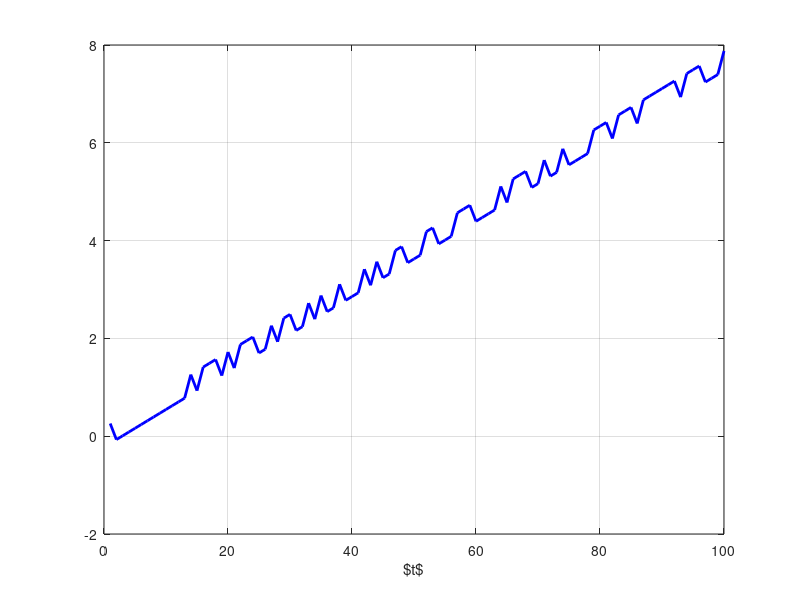
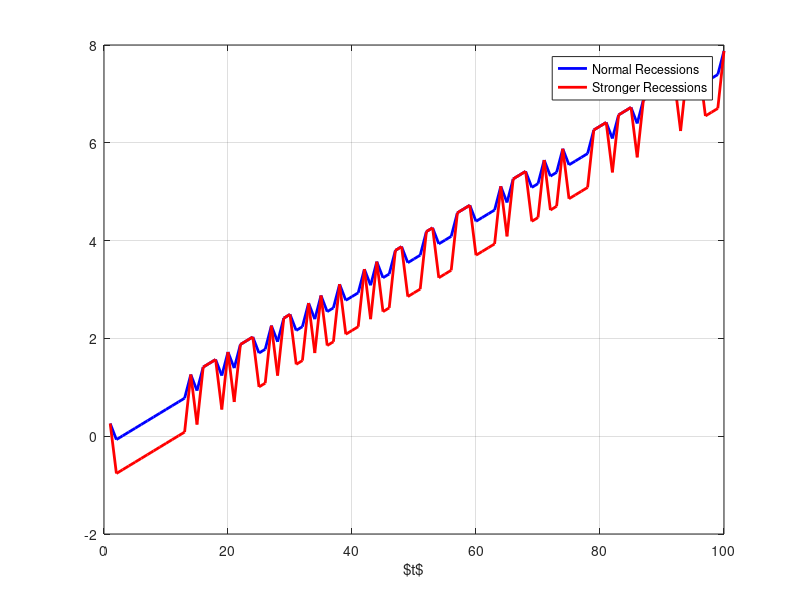
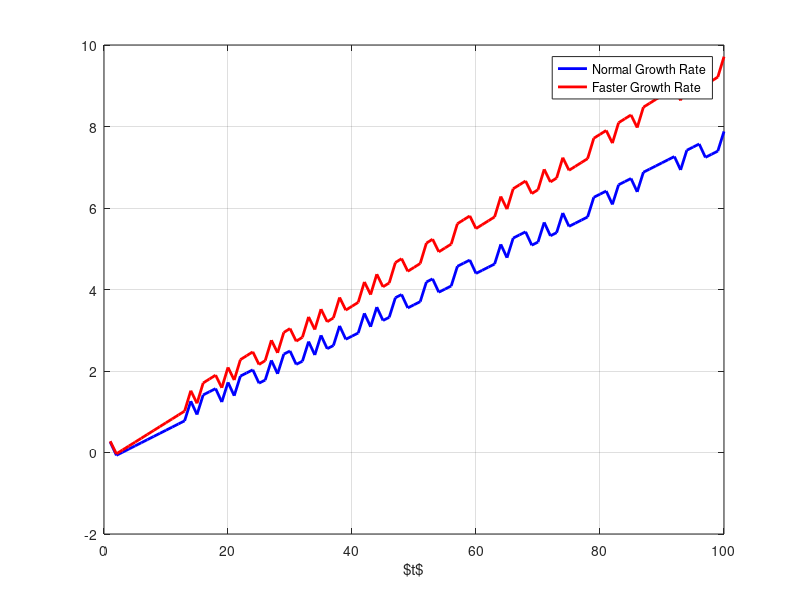
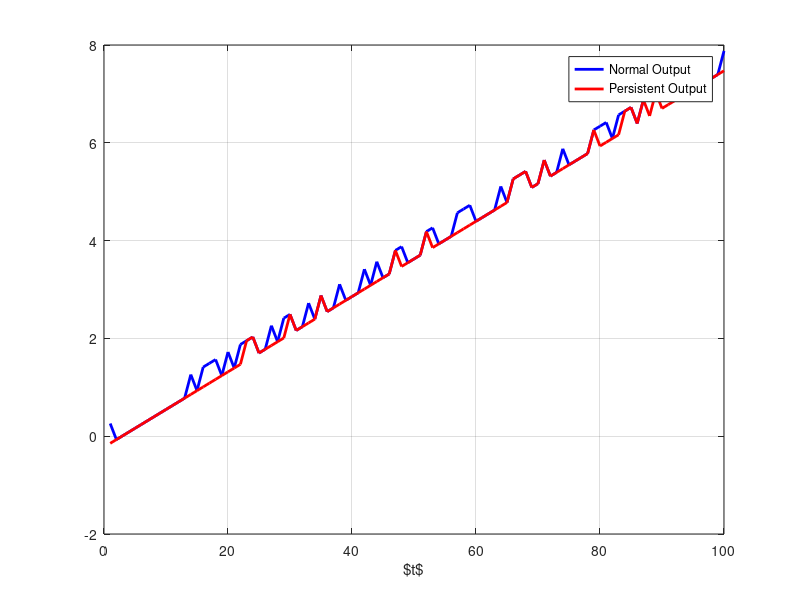

Write the MATLAB code that produced these figures, in order.

%%Question4
clear all; close all; clc;
%(a)
% When g is very small, the slope log(1+g)=g, and this means the growth
% rate of GDP.
%(b)
k=.2; f=.2; g=.08;
x=rand(100,1); % 100 uniform random numbers in [0,1]
eps(x<=.5)=+k; % heads
eps(x>.5)=-f; % tails
% Plot:
t = [1:1:100];
log_Y = t*log(1+g) + log(1+eps);
fig3 = figure(3);
plot(t,log_Y,'b','LineWidth',2);
xlabel('$\log{Y_t}$');
xlabel('$t$');
grid on
set(gcf,'color','w');
exportgraphics(fig3,'fig3.pdf');
%(c)
f=f+.4; 
eps(x>.5)=-f;
% Plot:
log_Y_rec = t*log(1+g) + log(1+eps);
fig4 = figure(4);
plot(t,log_Y,'b','LineWidth',2);
hold on
plot(t,log_Y_rec,'r','linewidth',2);
xlabel('$\log{Y_t}$');
xlabel('$t$');
grid on
legend('Normal Recessions','Stronger Recessions','location','best');
set(gcf,'color','w');
exportgraphics(fig4,'fig4.pdf');
%(d)
g=.1;
f=.2; eps(x>.5)=-f;
% Plot:
log_Y_g = t*log(1+g) + log(1+eps);
fig5 = figure(5);
plot(t,log_Y,'b','LineWidth',2);
hold on
plot(t,log_Y_g,'r','linewidth',2);
xlabel('$\log{Y_t}$');
xlabel('$t$');
grid on
legend('Normal Growth Rate','Faster Growth Rate','location','best');
set(gcf,'color','w');
exportgraphics(fig5,'fig5.pdf');
%(e)
%If there was a recession in last period, we can flip the "recession" coin,
%which comes up a "recession" with probability 0.9.
e=NaN(1,100);
e(1)=eps(1);
for i=2:100
if e(i-1)==+k
e(x<=.9)=+k;
e(x>.9)=-f;
else
e(x<=.1)=+k;
e(x>.1)=-f;
end
end
g=.08;
log_Y_pers = t*log(1+g) + log(1+e);
fig6 = figure(6);
plot(t,log_Y,'b','LineWidth',2);
hold on
plot(t,log_Y_pers,'r','linewidth',2);
xlabel('$\log{Y_t}$');
xlabel('$t$');
grid on
legend('Normal Output','Persistent Output','location','best');
set(gcf,'color','w');
exportgraphics(fig6,'fig6.pdf');
